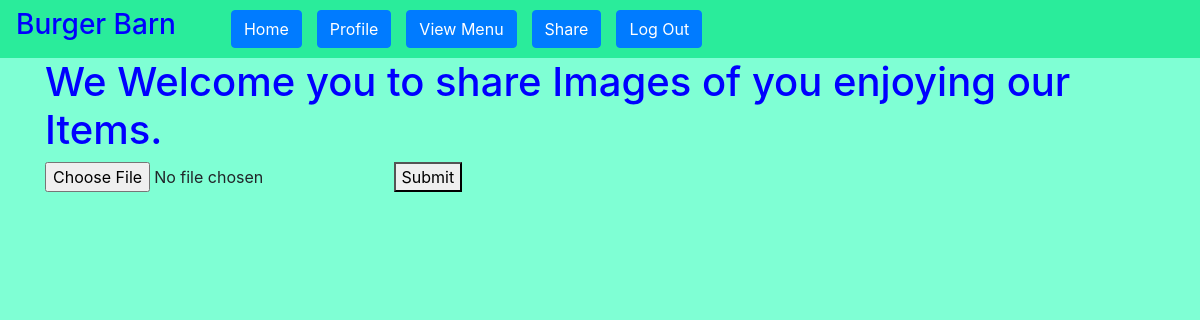
The app's page /share (signed in), older data.
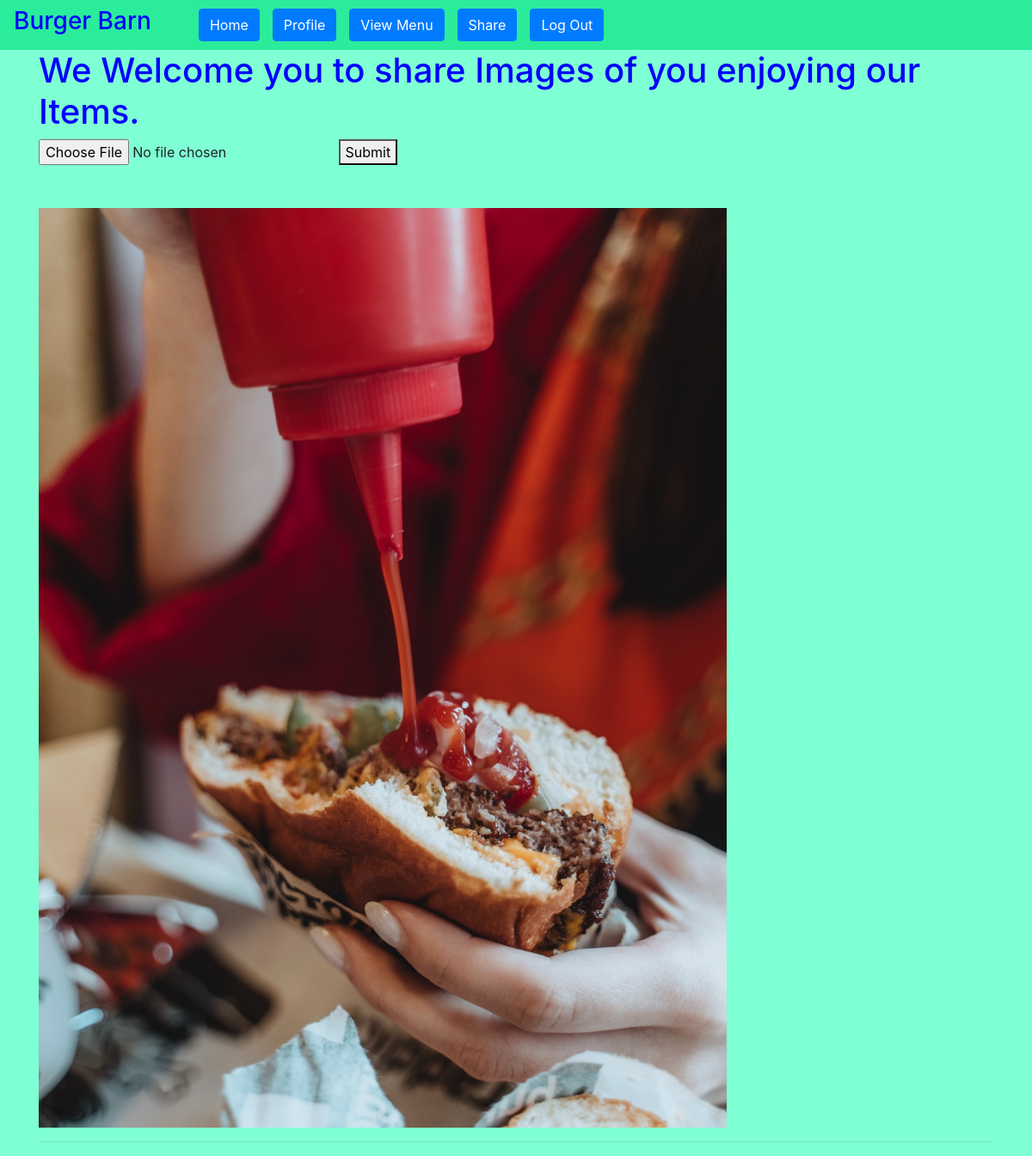
The same page, newer data.
### solo_app/models.py (models this page shows)
class File(models.Model):
    file = models.FileField(upload_to="images")

### solo_app/views.py (the view)
# urls.py: path('share',views.share),
def share(request):
    if 'user_id' not in request.session:
        return redirect('/')
    images = File.objects.all()
    context = {
        "images": images
    }
    return render(request,'share.html',context)

### solo_app/templates/share.html (shortened to what this page needs)
<!DOCTYPE html>
<html lang="en">
<head>
    <link rel="stylesheet" href="https://cdn.jsdelivr.net/npm/bootstrap@4.6.0/dist/css/bootstrap.min.css">
    {% load static %}
    <link rel="stylesheet" href="{% static 'css/style.css' %}">
</head>
<body>
    <nav class="navbar navbar-expand-lg navbar-light" style="background-color:rgb(42, 236, 155)">
        <h3 class="main-icon">Burger Barn</h3>
        <div class="collapse navbar-collapse" id="navbarSupportedContent">
            <ul class="navbar-nav mr-auto">
                <li class="nav-item active">
                    <a class="btn btn-primary" href="/success">Home</a>
                </li>
                <li class="nav-item">
                    <a class="btn btn-primary" href="/view-profile">Profile</a>
                </li>
                <li class="nav-item">
                    <a class="btn btn-primary" href="view-menu">View Menu</a>
                </li>
                <li class="nav-item">
                    <a class="btn btn-primary" href="/share">Share</a>
                </li>
                <li class="nav-item">
                    <a class="btn btn-primary" href="/logout">Log Out</a>
                </li>
            </ul>
        </div>
    </nav>
    <div class="container">
        <div class="row">
            <div class="col-sm-12">
                <h1>We Welcome you to share Images of you enjoying our Items.</h1>
                <form action="/add-image" method="POST" enctype="multipart/form-data">
                    <input type="file" name="image">
                    <button>Submit</button>
                </form>
            </div>
        </div>
    </div>
    {% for image in images %}
    <div class="container">
        <div class="row">
            <div class="col-sm-12">
                <img src="{{ image.file.url }}" class="img-fluid" alt="none">
                <hr>
            </div>
        </div>
    </div>
    {% endfor %}
</body>
</html>

### solo_app/static/css/style.css (style rules this page uses)
.main-icon { margin-right: 55px; }
.btn-primary { margin-right: 15px; }
.main-icon { color: blue; }
body { background-color: aquamarine; }
img { height: 650px; width: 800px; margin-top: 50px; }
h1,h2,h3,h4,h5,label,select,p { color: blue; }

Row changes from the older to the newer data that the page shows:
added File: file (picture)
